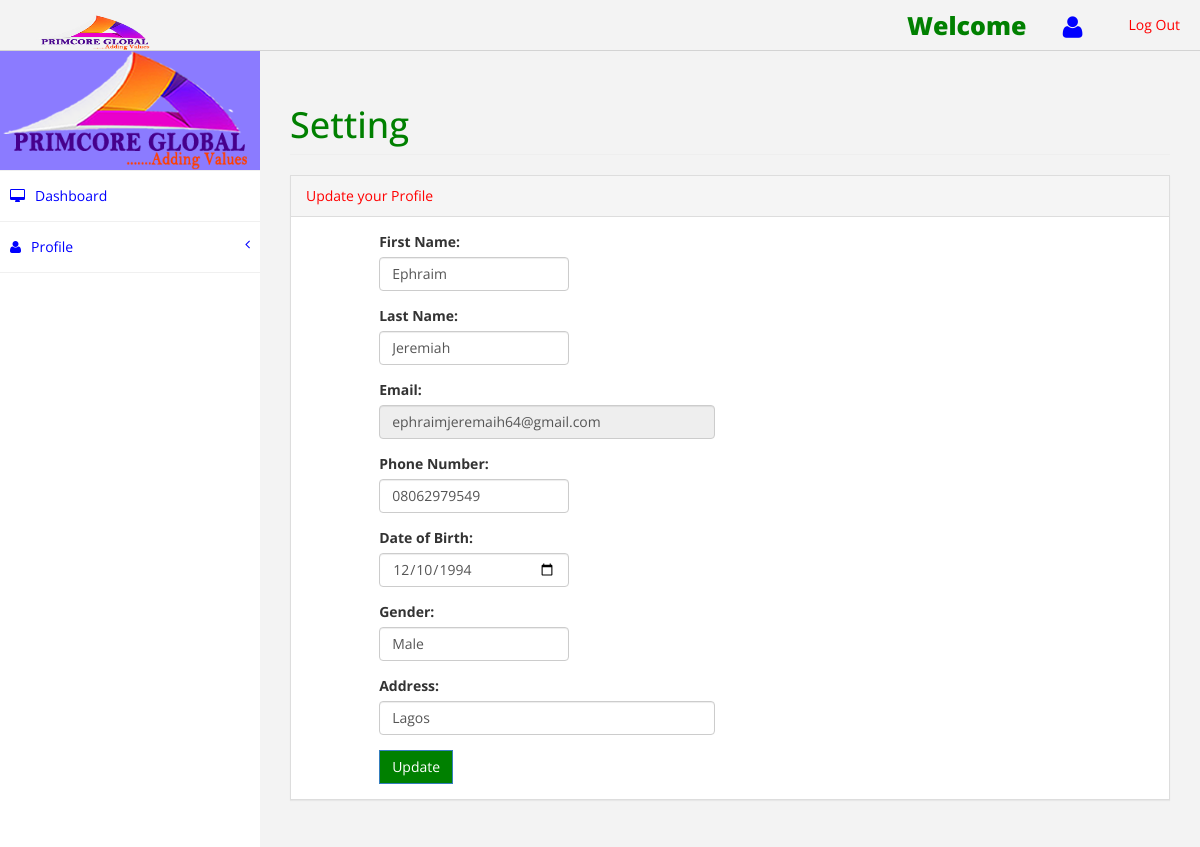
Page /client/cupdate.php?id=1 on the committed database.
### tables this page shows
CREATE TABLE IF NOT EXISTS `client` (
  `ID` int(11) NOT NULL AUTO_INCREMENT,
  `firstname` varchar(20) NOT NULL,
  `lastname` varchar(20) NOT NULL,
  `email` varchar(40) NOT NULL,
  `phone` varchar(15) NOT NULL,
  `dob` varchar(10) NOT NULL,
  `gender` varchar(10) NOT NULL,
  `address` varchar(30) NOT NULL,
  `password` varchar(20) NOT NULL,
  PRIMARY KEY (`ID`)
);

### client/cupdate.php (the view, shortened to what this page needs)
    <?php
        require_once("ctop.php");
        ?>
        <?php
        include("cmenu.php");
        ?>
<?php
include("../connection.php");
$ID = $_GET['id'];
	$result = mysqli_query($connection,"SELECT * FROM client WHERE ID= '$ID'");
	$row= mysqli_fetch_array($result);
?>
 <div id="page-wrapper">
            <div class="row">
                <div class="col-lg-12">
                    <h1 class="page-header" style="color: green">Setting</h1>
                </div>
            </div>
            <div class="row">
                                  <div class="col-lg-12">
                    <div class="panel panel-default">
                        <div style="color: red" class="panel-heading">
                          Update your Profile
                        </div>
                        <div class="panel-body">
                                    <form role="form"  method="POST" enctype="multipart/form-data">
                                     <div class="row">
                            <div class="col-lg-1"></div>
                                <div class="col-lg-3">
                                        <div class="form-group">
                                            <label>First Name:</label>
                                           <input type="text" class="form-control"  name="firstname" value="<?php echo $row['firstname']; ?>">
                                        </div>
                                    </div>
                                </div>
                                <div class="row">
                            <div class="col-lg-1"></div>
                                <div class="col-lg-3">
                                          <div class="form-group">
                                            <label>Last Name:</label>
                                           <input type="text" class="form-control"  name="lastname" value="<?php echo $row['lastname']; ?>">
                                        </div>
                                    </div>
                                </div>
                                <div class="row">
                            <div class="col-lg-1"></div>
                                <div class="col-lg-5">
                                          <div class="form-group">
                                            <label>Email:</label>
                                            <input type="text" class="form-control"  name="email" value="<?php echo $row['email']; ?>" readonly >
                                        </div>
                                    </div>
                                </div>
                                <div class="row">
                            <div class="col-lg-1"></div>
                                <div class="col-lg-3">
                                          <div class="form-group">
                                            <label>Phone Number:</label>
                                            <input type="text" class="form-control"  name="phone" value="<?php echo $row['phone']; ?>" >
                                        </div>
                                    </div>
                                </div>
                                <div class="row">
                            <div class="col-lg-1"></div>
                                <div class="col-lg-3">
                                          <div class="form-group">
                                            <label>Date of Birth:</label>
                                            <input type="date" class="form-control"  name="dob" value="<?php echo $row['dob']; ?>" >
                                        </div>
                                    </div>
                                </div>
                                <div class="row">
                            <div class="col-lg-1"></div>
                                <div class="col-lg-3">
                                          <div class="form-group">
                                            <label>Gender:</label>
                                            <input type="text" class="form-control"  name="gender" value="<?php echo $row['gender']; ?>" >
                                        </div>
                                    </div>
                                </div>
                                <div class="row">
                            <div class="col-lg-1"></div>
                                <div class="col-lg-5">
                                          <div class="form-group">
                                            <label>Address:</label>
                                            <input type="text" class="form-control"  name="address" value="<?php echo $row['address']; ?>" >
                                        </div>
                                    </div>
                                </div>
                                <div class="row">
                            <div class="col-lg-1"></div>
                                <div class="col-lg-6">
                                        <input style="background-color: green" type="submit" name="update" value="Update" class="btn btn-primary">
                                    </div>
                                </div>
                                    </form>
                        </div>
                        </div>
                    </div>
                </div>
            </div>

### client/assets/css/custom.css (style rules this page uses)
body { font-family: 'Open Sans', sans-serif; }
#page-wrapper { padding: 15px 15px; min-height: 600px; background:#F3F3F3; }
.panel { border-radius: 0px; -webkit-border-radius: 0px; -moz-border-radius: 0px; }
.panel-heading { border-top-left-radius: 0px; border-top-right-radius: 0px; }
.btn { border-radius: 0px; -webkit-border-radius: 0px; -moz-border-radius: 0px; }
@media (min-width:768px) { #page-wrapper { margin: 0 0 0 260px; padding: 15px 30px; min-height: 1200px; } }

### rows in the picture
client: firstname "Ephraim", lastname "Jeremiah", email "ephraimjeremaih64@gmail.com", phone "08062979549", dob "12/10/1994", gender "Male", address "Lagos"
